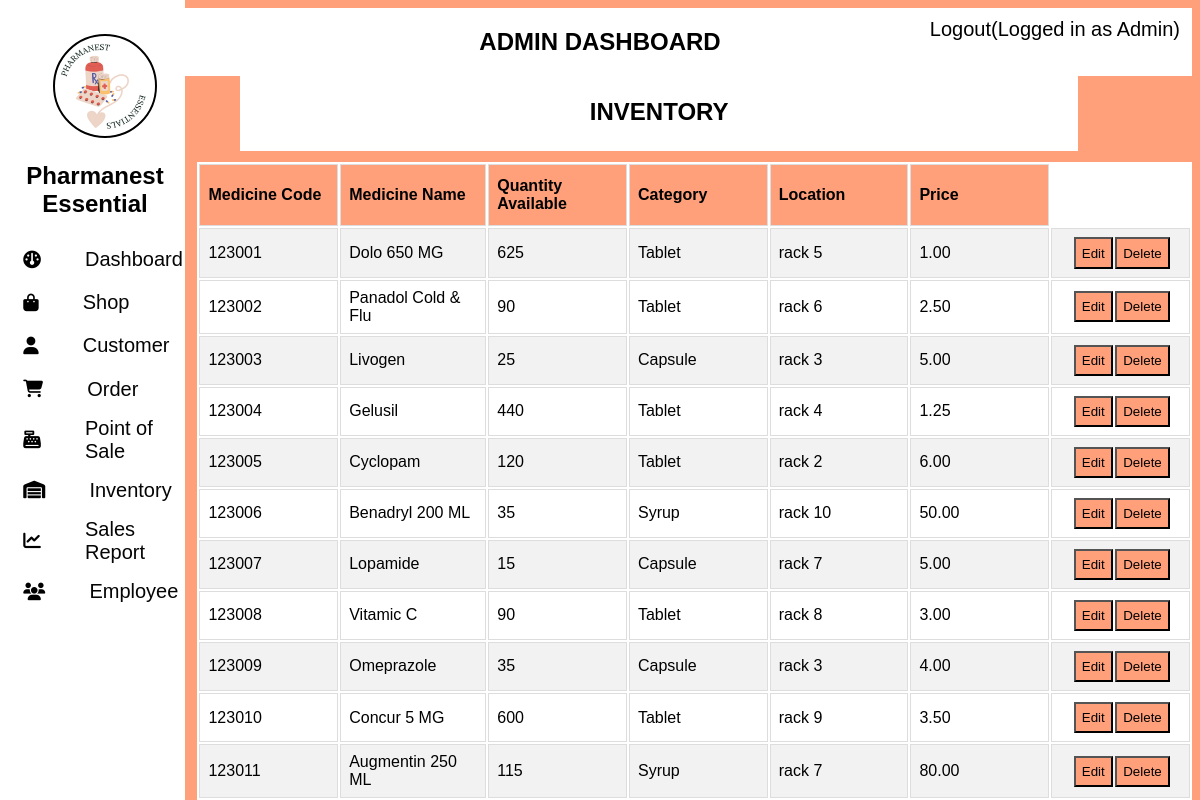
The page /inventory.php on the database its author committed.
### tables this page shows
CREATE TABLE `meds` (
  `MED_ID` decimal(6,0) NOT NULL,
  `MED_NAME` varchar(50) NOT NULL,
  `MED_QTY` int(11) NOT NULL,
  `CATEGORY` varchar(20) DEFAULT NULL,
  `MED_PRICE` decimal(6,2) NOT NULL,
  `LOCATION_RACK` varchar(30) DEFAULT NULL
);

### inventory.php (the view, shortened to what this page needs)
<!DOCTYPE html>
<html>
<head>
<link rel="stylesheet" href="https://cdnjs.cloudflare.com/ajax/libs/font-awesome/6.5.1/css/all.min.css">
<link rel="stylesheet" type="text/css" href="css/admin.css">
<link rel="stylesheet" href="css/inventory.css">
</head>
<body>
<div class="sidenav">
	<img id="logo" src="image/logo.png" alt="Logo">
		<h2 style="text-align: center;"> Pharmanest Essential </h2>
		<div class="menu">
			<i class="fas fa-dashboard"></i>
			<a href="adminpage.php">Dashboard</a>
		</div>
		<div class="menu">
			<i class="fas fa-shopping-bag"></i>
			<a href="shop.php">Shop</a>
		</div>
		<div class="menu">
			<i class="fas fa-user"></i>
			<a href="customerpage.php">Customer</a>
		</div>
		<div class="menu">
			<i class="fas fa-cart-shopping"></i>
			<a href="order.php">Order</a>
		</div>
		<div class="menu">
			<i class="fas fa-cash-register"></i>
			<a href="pos.php">Point of Sale</a>
		</div>
		<div class="menu">
			<i class="fas fa-warehouse"></i>
			<a href="inventory.php">Inventory</a>
		</div>
		<div class="menu">
			<i class="fas fa-chart-line"></i>
			<a href="salesReport.php">Sales Report</a>
		</div>
		<div class="menu">
			<i class="fas fa-users"></i>
			<a href="employee.php">Employee</a>
		</div>
</div>
	<div class="topnav">
		<a href="logout.php">Logout(Logged in as Admin)</a>
	</div>
	<center>
	<div class="head">
	<h2> ADMIN DASHBOARD </h2>
	</div>
	<br>
	<div class="titolo">
		<h2>INVENTORY</h2>
	</div>
	</center>
	<div class="table">
		<table>
			<tr>
				<th>Medicine Code</th>
				<th>Medicine Name</th>
				<th>Quantity Available</th>
				<th>Category</th>
				<th>Location</th>
				<th>Price</th>
				<th style="color: transparent; background-color: transparent; border: none">Actions</th>
			</tr>
			<?php
	include "connect.php";
	$sql = "SELECT med_id,med_name,med_qty,category,med_price,location_rack FROM meds";
	$result = $conn->query($sql);
	if ($result->num_rows > 0) {
		while($row = $result->fetch_assoc()) {
		echo "<tr>";
			echo "<td>" . $row['med_id']. "</td>";
			echo "<td>" . $row['med_name']. "</td>";
			echo "<td>" . $row['med_qty']. "</td>";
			echo "<td>" . $row['category']. "</td>";
			echo "<td>" . $row['location_rack']. "</td>";
			echo "<td>" . $row['med_price']. "</td>";
			echo "<td align=center>";
				echo "<button class='btn'>Edit</button>";
				echo "<button class='btn'>Delete</button>";
			echo "</td>";
		echo "</tr>";
		}
	echo "</table>";
	}
	?>
	</div>
</body>
</html>

### css/admin.css (style rules this page uses)
body { background-color: lightsalmon; }
#logo { width: 100px; float: left; border-radius: 100%; border: solid 2px black; margin: 1.5rem; margin-left: 3rem; }
.topnav { overflow: hidden; background-color: transparent; margin:0px; vertical-align:top; width: 100%; height:9%; position: fixed; top: 0; left: 0; }
.topnav a { float: right; text-align: center; padding: 18px 20px; text-decoration: none; font-size: 20px; font-family:'Franklin Gothic Medium', 'Arial Narrow', Arial, sans-serif; color: black; display: block; border: none; background: none; cursor: pointer; outline: none; }
.head { width:100%; font-family:Arial; background-color:white; color:black; float:right;; margin-top:0px; margin-right:0px; margin-left:10px; top: 0; right: 0; overflow:hidden; }
.sidenav { height: 100%; width: 15%; position: fixed; z-index: 1; top: 0; left: 0; background-color: white; padding-top: 10px; padding-left:5px; font-family:Arial; }
.sidenav a,.dropdown-btn { padding: 6px 8px 6px 16px; text-decoration: none; font-size: 20px; color: #050505; display: block; border: none; background: none; width: 100%; text-align: left; cursor: pointer; outline: none; }
i { padding:0.8rem 0.2rem; border-radius:10px; font-size:1.10rem; cursor:pointer; margin:0 15px; transition:1s; }
.menu { display: flex; align-items: center; gap: 10px; }

### css/inventory.css (style rules this page uses)
.titolo { text-align: center; font-family: 'Franklin Gothic Medium', 'Arial Narrow', Arial, sans-serif; background-color: white; width: 70%; margin-top: 4%; margin-left: 10%; padding: 0.4%; }
.table { background-color: white; width: 84%; float: right; font-family: Arial; border-collapse: collapse; overflow:auto; margin-top: 1%; }
.table td, .table th { border: 1px solid #ddd; padding: 8px; }
th { width: 10%; }
.table tr:nth-child(even) { background-color: #f2f2f2; }
.table th { padding-top: 12px; padding-bottom: 12px; text-align: left; background-color: lightsalmon; color: black; }
.btn { background-color: lightsalmon; padding: 5%; margin-left: 2%; }

### rows shown on the page
meds: MED_ID "123001", MED_NAME "Dolo 650 MG", MED_QTY "625", CATEGORY "Tablet", LOCATION_RACK "rack 5", MED_PRICE "1.00"
meds: MED_ID "123002", MED_NAME "Panadol Cold & Flu", MED_QTY "90", CATEGORY "Tablet", LOCATION_RACK "rack 6", MED_PRICE "2.50"
meds: MED_ID "123003", MED_NAME "Livogen", MED_QTY "25", CATEGORY "Capsule", LOCATION_RACK "rack 3", MED_PRICE "5.00"
meds: MED_ID "123004", MED_NAME "Gelusil", MED_QTY "440", CATEGORY "Tablet", LOCATION_RACK "rack 4", MED_PRICE "1.25"
meds: MED_ID "123005", MED_NAME "Cyclopam", MED_QTY "120", CATEGORY "Tablet", LOCATION_RACK "rack 2", MED_PRICE "6.00"
meds: MED_ID "123006", MED_NAME "Benadryl 200 ML", MED_QTY "35", CATEGORY "Syrup", LOCATION_RACK "rack 10", MED_PRICE "50.00"
meds: MED_ID "123007", MED_NAME "Lopamide", MED_QTY "15", CATEGORY "Capsule", LOCATION_RACK "rack 7", MED_PRICE "5.00"
meds: MED_ID "123008", MED_NAME "Vitamic C", MED_QTY "90", CATEGORY "Tablet", LOCATION_RACK "rack 8", MED_PRICE "3.00"
meds: MED_ID "123009", MED_NAME "Omeprazole", MED_QTY "35", CATEGORY "Capsule", LOCATION_RACK "rack 3", MED_PRICE "4.00"
meds: MED_ID "123010", MED_NAME "Concur 5 MG", MED_QTY "600", CATEGORY "Tablet", LOCATION_RACK "rack 9", MED_PRICE "3.50"
meds: MED_ID "123011", MED_NAME "Augmentin 250 ML", MED_QTY "115", CATEGORY "Syrup", LOCATION_RACK "rack 7", MED_PRICE "80.00"
